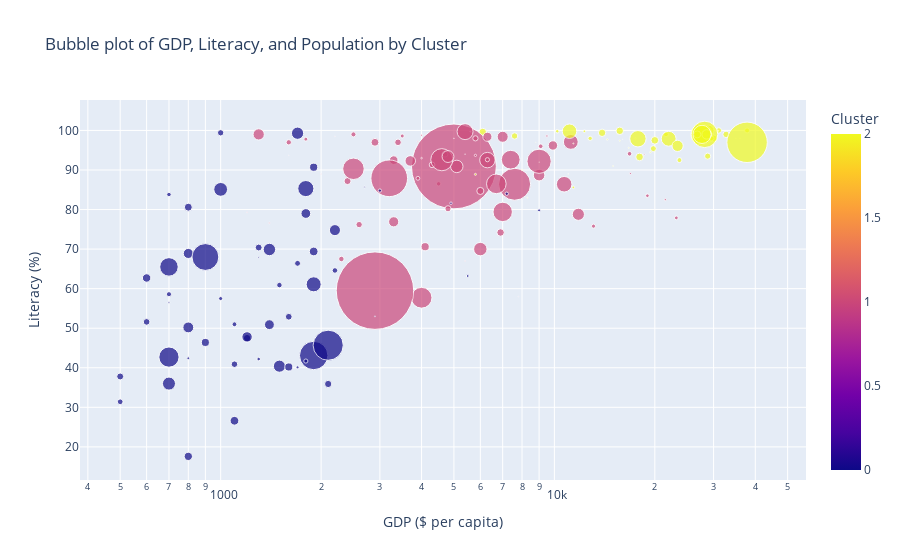

Notebook code for this chart:
### Code cell
import plotly.express as px

fig = px.scatter(df, 
                 x='GDP ($ per capita)', 
                 y='Literacy (%)', 
                 size='Population', 
                 color='Cluster', 
                 hover_name='Country',
                 log_x=True, 
                 size_max=60, 
                 title='Bubble plot of GDP, Literacy, and Population by Cluster')

fig.update_layout(xaxis_title='GDP ($ per capita)', 
                  yaxis_title='Literacy (%)', 
                  legend_title='Cluster')
fig.write_html("bubbleplot.html")
fig.show()

### Figure 1 — Plotly figure (JSON) as saved in the notebook; plotly's stock layout.template omitted (floating-point values rounded to 4 significant figures; data arrays with more than 128 entries replaced by an {"elided": "..."} marker saying what was removed)
{"data": [{"hovertemplate": "<b>%{hovertext}</b><br><br>GDP ($ per capita)=%{x}<br>Literacy (%)=%{y}<br>Population=%{marker.size}<br>Cluster=%{marker.color}<extra></extra>", "hovertext": {"elided": "179 str values"}, "legendgroup": "", "marker": {"color": {"elided": "179 int values"}, "coloraxis": "coloraxis", "size": {"elided": "179 int values"}, "sizemode": "area", "sizeref": 365000.0, "symbol": "circle"}, "mode": "markers", "name": "", "orientation": "v", "showlegend": false, "type": "scatter", "x": {"elided": "179 int values"}, "xaxis": "x", "y": {"elided": "179 float values"}, "yaxis": "y"}], "layout": {"coloraxis": {"colorbar": {"title": {"text": "Cluster"}}, "colorscale": [[0, "#0d0887"], [0.1111, "#46039f"], [0.2222, "#7201a8"], [0.3333, "#9c179e"], [0.4444, "#bd3786"], [0.5556, "#d8576b"], [0.6667, "#ed7953"], [0.7778, "#fb9f3a"], [0.8889, "#fdca26"], [1, "#f0f921"]]}, "legend": {"itemsizing": "constant", "title": {"text": "Cluster"}, "tracegroupgap": 0}, "title": {"text": "Bubble plot of GDP, Literacy, and Population by Cluster"}, "xaxis": {"anchor": "y", "domain": [0, 1], "title": {"text": "GDP ($ per capita)"}, "type": "log"}, "yaxis": {"anchor": "x", "domain": [0, 1], "title": {"text": "Literacy (%)"}}}}
